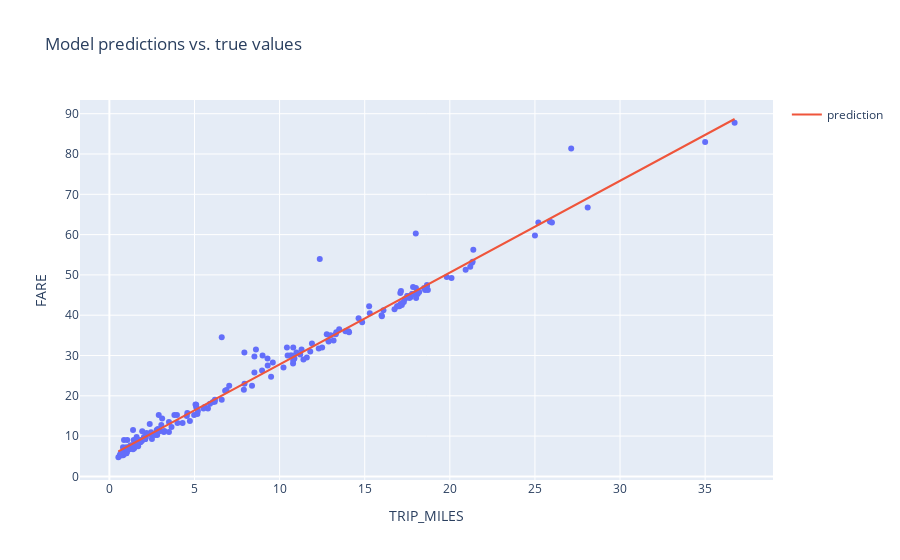

Source (notebook cell):
### Code cell
# --- 第8步：实验 1 (单特征训练) ---

# 1. 设置“超参数” (Hyperparameters)
# 这些就像是调节收音机的旋钮，决定了学习的效率
settings_1 = ml_edu.experiment.ExperimentSettings(
    learning_rate = 0.001,  # 学习率：步子迈多大？
    number_epochs = 20,     # 轮数：把数据复习 20 遍
    batch_size = 50,        # 批大小：一次看 50 道题再改答案
    input_features = ['TRIP_MILES'] # 只看里程
)

# 2. 告诉模型我们要用 RMSE (均方根误差) 来评分
# 简单说：RMSE 越小，预测越准
metrics = [keras.metrics.RootMeanSquaredError(name='rmse')]

# 3. 创建模型
model_1 = create_model(settings_1, metrics)

# 4. 开始训练！(这时候 GPU 才会动一下)
experiment_1 = train_model('one_feature', model_1, training_df, 'FARE', settings_1)

# 5. 画图看看结果
# 第一张图：学习曲线 (Loss Curve) - 应该是一条往下降的线
ml_edu.results.plot_experiment_metrics(experiment_1, ['rmse'])

# 第二张图：预测结果对比 - 看看模型画的线准不准
ml_edu.results.plot_model_predictions(experiment_1, training_df, 'FARE')

### Figure 1 — Plotly figure (JSON) as saved in the notebook; plotly's stock layout.template omitted (floating-point values rounded to 4 significant figures; data arrays with more than 128 entries replaced by an {"elided": "..."} marker saying what was removed)
{"data": [{"hovertemplate": "TRIP_MILES=%{x}<br>FARE=%{y}<extra></extra>", "legendgroup": "", "marker": {"color": "#636efa", "symbol": "circle"}, "mode": "markers", "name": "", "orientation": "v", "showlegend": false, "type": "scatter", "x": {"elided": "200 float values"}, "xaxis": "x", "y": {"elided": "200 float values"}, "yaxis": "y"}, {"mode": "lines", "name": "prediction", "type": "scatter", "x": {"elided": "200 float values"}, "y": {"elided": "200 float values"}}], "layout": {"legend": {"tracegroupgap": 0}, "title": {"text": "Model predictions vs. true values"}, "xaxis": {"anchor": "y", "domain": [0, 1], "title": {"text": "TRIP_MILES"}}, "yaxis": {"anchor": "x", "domain": [0, 1], "title": {"text": "FARE"}}}}
